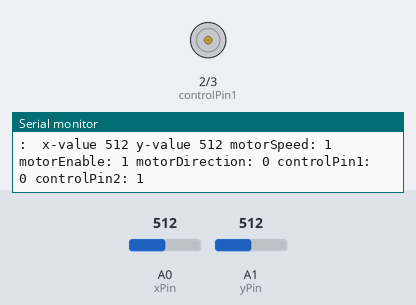
A sketch run on a simulated Arduino Uno, built with avr-gcc and run on an emulated ATmega328P. Parts: motor-driver pin pairs drawn as motors (green arrow = first pin HIGH = forward, orange = second pin HIGH = backward, longer = more drive, scaled by the enable pin), the last lines printed to the serial monitor. The inputs (shaded band) are chosen by the test bench; at power-on: A1 (yPin) = 512, A0 (xPin) = 512.

Above: at 1.2 s.
1.3 s: A1 (yPin) set to 497
2.8 s: A1 (yPin) set to 272
5.8 s: A1 (yPin) set to 242
At 6.3 s:
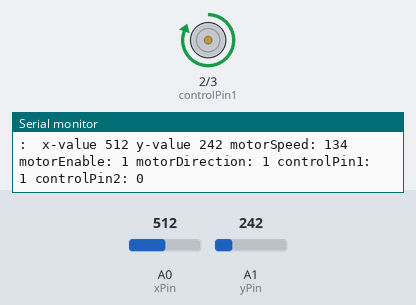
7.3 s: A1 (yPin) set to 1023
At 7.8 s:
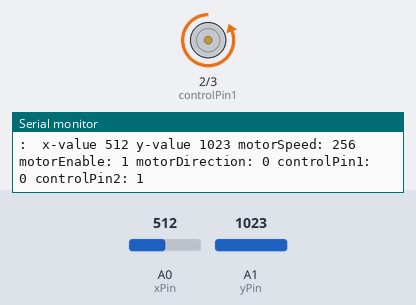
8.8 s: A0 (xPin) set to 108
11.8 s: A0 (xPin) set to 94
Timing chart, 0 to 14.8 s (numbered marks = the images above; inputs shaded):
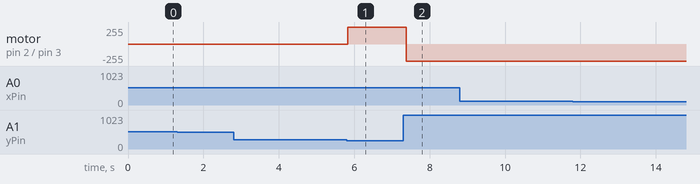

The sketch:

HBridgeTest.ino
```cpp
// init Pin

const int xPin = A0;
const int yPin = A1; // up-0, down-1023
const int PushSwitchPin = 13;
const int enableBLPin = A2;
const int controlPin1 = 2;
const int controlPin2 = 3;


int xValue = 0;
int yValue = 0;
int motorSpeed = 0;
int directionSpeed = 0;
int motorDirection = 1;
int motorEnable = 1;

void setup() {
  // put your setup code here, to run once:
  pinMode(xPin, INPUT);
  pinMode(yPin, INPUT);
  pinMode(enableBLPin, OUTPUT);
  pinMode(controlPin1, OUTPUT);
  pinMode(controlPin2, OUTPUT);


  Serial.begin(9600);
}

void loop() {
  // put your main code here, to run repeatedly:
  xValue = analogRead(xPin);
  yValue = analogRead(yPin);
  directionSpeed = ( 510 - analogRead(yPin)) / 2;
  motorSpeed = abs(directionSpeed);

  if (directionSpeed > 0) {
    motorDirection = 1;
  } else {
    motorDirection = 0;
  }

  if (motorDirection == 1) {
    digitalWrite(controlPin1, HIGH);
    digitalWrite(controlPin2, LOW);

  } else {
    digitalWrite(controlPin1, LOW);
    digitalWrite(controlPin2, HIGH);
  }

  if (motorEnable == 1) {
    analogWrite(enableBLPin, motorSpeed);
  } else {
    analogWrite(enableBLPin, 0);
  }

  Serial.print(" x-value ");
  Serial.print(xValue);
  Serial.print(" y-value ");
  Serial.print(yValue);
  Serial.print(" motorSpeed: ");
  Serial.print(motorSpeed);
  Serial.print(" motorEnable: ");
  Serial.print(motorEnable);
  Serial.print(" motorDirection: ");
  Serial.print(motorDirection);
  Serial.print(" controlPin1: ");
  Serial.print(digitalRead(controlPin1));
  Serial.print(" controlPin2: ");
  Serial.print(digitalRead(controlPin2));

  Serial.print("\n: ");
}
```

Measured:
- the behaviour switches between 255 and 254 on A1 (yPin) (found by bisection; images 0 and 1)
- after the input at 5.8 s, motor on pin 2 (controlPin1) / pin 3 (controlPin2): stopped → forward 255/255 at once
- after the input at 7.3 s, motor on pin 2 (controlPin1) / pin 3 (controlPin2): forward 255/255 → backward 255/255 after 0.07 s
